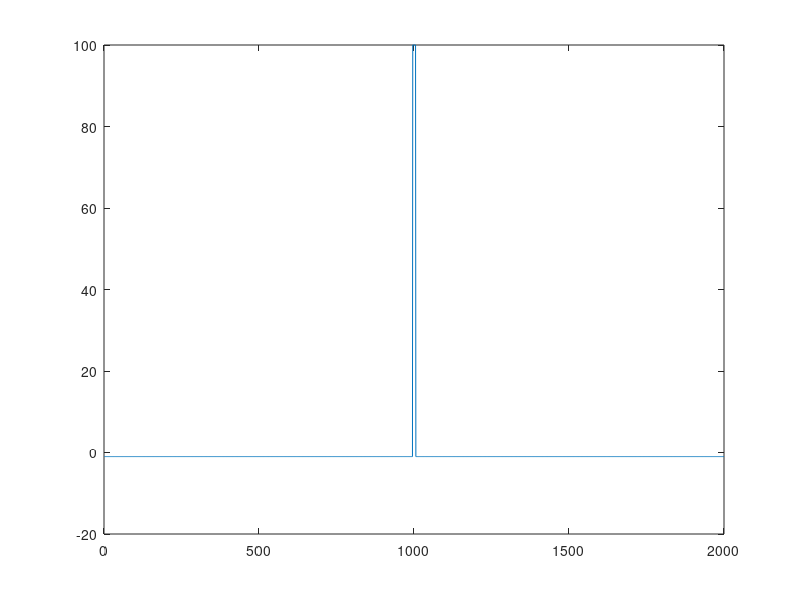
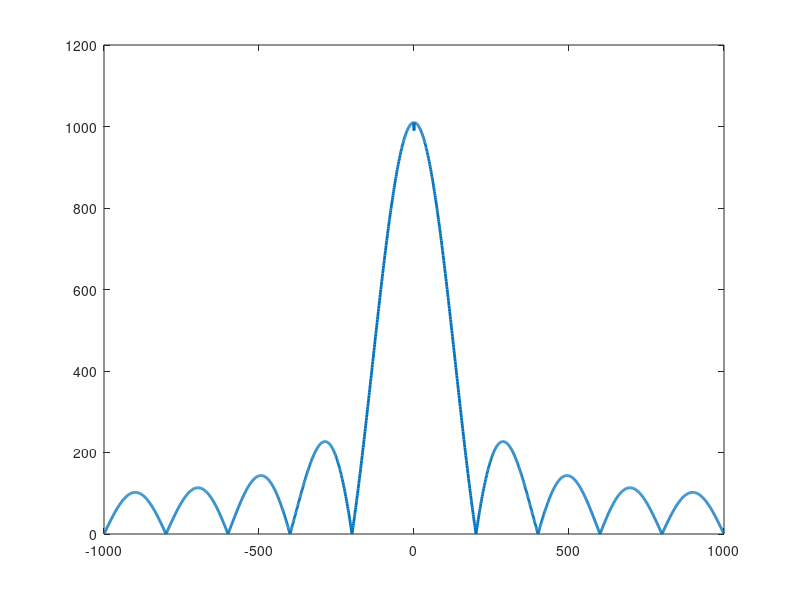

Here is the MATLAB script that generated these plots, in order:
clear
close all
x=[-ones(1,995) 100*ones(1,10) -ones(1,995)];
figure,plot(x)
X=fft(x);
freq=[-1000:999];
figure,plot(freq,abs(fftshift(X)))
h=plot(freq,abs(fftshift(X)));
set(h,'linewidth', 2.0);
